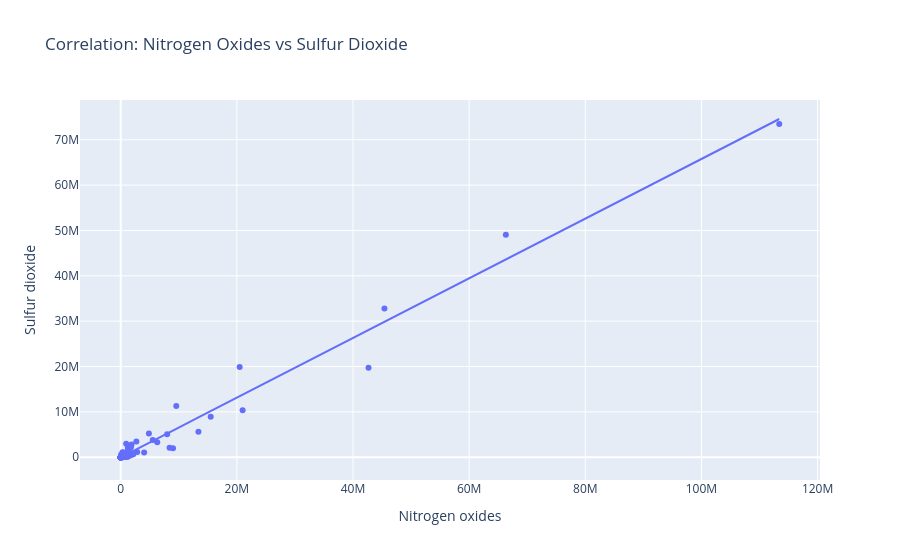

Here is the notebook cell this chart was saved with:
### Markdown cell above
### 5. Scatter Plot: Nitrogen Oxides vs Sulfur Dioxide
Examining the correlation between two major air pollutants across countries in the latest year.

### Code cell
fig_scatter = px.scatter(df_latest, x='Nitrogen oxides', y='Sulfur dioxide', 
                         hover_name='Entity', trendline="ols",
                         title='Correlation: Nitrogen Oxides vs Sulfur Dioxide')
fig_scatter.show()
# save
save_fig(fig_scatter, 'scatter_nox_so2')

### Figure 1 — Plotly figure (JSON) as saved in the notebook; plotly's stock layout.template omitted (floating-point values rounded to 4 significant figures; data arrays with more than 128 entries replaced by an {"elided": "..."} marker saying what was removed)
{"data": [{"hovertemplate": "<b>%{hovertext}</b><br><br>Nitrogen oxides=%{x}<br>Sulfur dioxide=%{y}<extra></extra>", "hovertext": {"elided": "233 str values"}, "legendgroup": "", "marker": {"color": "#636efa", "symbol": "circle"}, "mode": "markers", "name": "", "orientation": "v", "showlegend": false, "type": "scatter", "x": {"elided": "233 float values"}, "xaxis": "x", "y": {"elided": "233 float values"}, "yaxis": "y"}, {"hovertemplate": "<b>OLS trendline</b><br>Sulfur dioxide = 0.657763 * Nitrogen oxides + -15970.3<br>R<sup>2</sup>=0.973822<br><br>Nitrogen oxides=%{x}<br>Sulfur dioxide=%{y} <b>(trend)</b><extra></extra>", "legendgroup": "", "marker": {"color": "#636efa", "symbol": "circle"}, "mode": "lines", "name": "", "showlegend": false, "type": "scatter", "x": {"elided": "233 float values"}, "xaxis": "x", "y": {"elided": "233 float values"}, "yaxis": "y"}], "layout": {"legend": {"tracegroupgap": 0}, "title": {"text": "Correlation: Nitrogen Oxides vs Sulfur Dioxide"}, "xaxis": {"anchor": "y", "domain": [0, 1], "title": {"text": "Nitrogen oxides"}}, "yaxis": {"anchor": "x", "domain": [0, 1], "title": {"text": "Sulfur dioxide"}}}}
